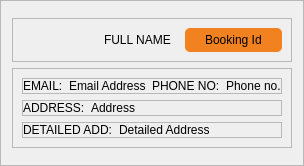
                  <widget class="QFrame" name="reviewClient">
                   <property name="sizePolicy">
                    <sizepolicy hsizetype="Expanding" vsizetype="Preferred">
                     <horstretch>0</horstretch>
                     <verstretch>0</verstretch>
                    </sizepolicy>
                   </property>
                   <property name="styleSheet">
                    <string notr="true">#reviewClient{
	border-radius:10px;
	background-color:rgb(244, 244, 244);
}</string>
                   </property>
                   <property name="frameShape">
                    <enum>QFrame::StyledPanel</enum>
                   </property>
                   <property name="frameShadow">
                    <enum>QFrame::Raised</enum>
                   </property>
                   <layout class="QVBoxLayout" name="verticalLayout_46">
                    <property name="topMargin">
                     <number>17</number>
                    </property>
                    <property name="bottomMargin">
                     <number>17</number>
                    </property>
                    <item>
                     <widget class="QFrame" name="frame_3">
                      <property name="frameShape">
                       <enum>QFrame::StyledPanel</enum>
                      </property>
                      <property name="frameShadow">
                       <enum>QFrame::Raised</enum>
                      </property>
                      <layout class="QHBoxLayout" name="horizontalLayout_53">
                       <item>
                        <widget class="QLabel" name="label_13">
                         <property name="maximumSize">
                          <size>
                           <width>80</width>
                           <height>80</height>
                          </size>
                         </property>
                         <property name="text">
                          <string/>
                         </property>
                         <property name="pixmap">
                          <pixmap resource="resource.qrc">:/Icons/Icons/UserIcon.png</pixmap>
                         </property>
                         <property name="scaledContents">
                          <bool>true</bool>
                         </property>
                        </widget>
                       </item>
                       <item>
                        <widget class="QLabel" name="reviewFullname">
                         <property name="styleSheet">
                          <string notr="true">font: 87 14pt &quot;Montserrat Black&quot;;
color:rgb(0, 0, 0);</string>
                         </property>
                         <property name="text">
                          <string>FULL NAME</string>
                         </property>
                        </widget>
                       </item>
                       <item alignment="Qt::AlignRight|Qt::AlignTop">
                        <widget class="QFrame" name="frame_41">
                         <property name="styleSheet">
                          <string notr="true">background-color:rgb(242, 129, 32);
border-radius:5px;</string>
                         </property>
                         <property name="frameShape">
                          <enum>QFrame::StyledPanel</enum>
                         </property>
                         <property name="frameShadow">
                          <enum>QFrame::Raised</enum>
                         </property>
                         <layout class="QHBoxLayout" name="horizontalLayout_66">
                          <property name="spacing">
                           <number>0</number>
                          </property>
                          <property name="leftMargin">
                           <number>20</number>
                          </property>
                          <property name="topMargin">
                           <number>5</number>
                          </property>
                          <property name="rightMargin">
                           <number>20</number>
                          </property>
                          <property name="bottomMargin">
                           <number>5</number>
                          </property>
                          <item alignment="Qt::AlignTop">
                           <widget class="QLabel" name="BookingId">
                            <property name="styleSheet">
                             <string notr="true">font: 87 13pt &quot;Montserrat Black&quot;;
color:rgb(0, 0, 0);</string>
                            </property>
                            <property name="text">
                             <string>Booking Id</string>
                            </property>
                           </widget>
                          </item>
                         </layout>
                        </widget>
                       </item>
                      </layout>
                     </widget>
                    </item>
                    <item>
                     <widget class="QFrame" name="frame_23">
                      <property name="sizePolicy">
                       <sizepolicy hsizetype="Preferred" vsizetype="Expanding">
                        <horstretch>0</horstretch>
                        <verstretch>0</verstretch>
                       </sizepolicy>
                      </property>
                      <property name="styleSheet">
                       <string notr="true">font: 57 13pt &quot;Montserrat Medium&quot;;
color:rgb(0, 0, 0);</string>
                      </property>
                      <property name="frameShape">
                       <enum>QFrame::StyledPanel</enum>
                      </property>
                      <property name="frameShadow">
                       <enum>QFrame::Raised</enum>
                      </property>
                      <layout class="QVBoxLayout" name="verticalLayout_63">
                       <item>
                        <widget class="QFrame" name="frame_38">
                         <property name="sizePolicy">
                          <sizepolicy hsizetype="Preferred" vsizetype="Expanding">
                           <horstretch>0</horstretch>
                           <verstretch>0</verstretch>
                          </sizepolicy>
                         </property>
                         <property name="frameShape">
                          <enum>QFrame::StyledPanel</enum>
                         </property>
                         <property name="frameShadow">
                          <enum>QFrame::Raised</enum>
                         </property>
                         <layout class="QHBoxLayout" name="horizontalLayout_55">
                          <property name="spacing">
                           <number>6</number>
                          </property>
                          <property name="leftMargin">
                           <number>0</number>
                          </property>
                          <property name="topMargin">
                           <number>0</number>
                          </property>
                          <property name="rightMargin">
                           <number>0</number>
                          </property>
                          <property name="bottomMargin">
                           <number>0</number>
                          </property>
                          <item>
                           <widget class="QLabel" name="label_2">
                            <property name="sizePolicy">
                             <sizepolicy hsizetype="Fixed" vsizetype="Preferred">
                              <horstretch>0</horstretch>
                              <verstretch>0</verstretch>
                             </sizepolicy>
                            </property>
                            <property name="styleSheet">
                             <string notr="true">font: 87 13pt &quot;Montserrat Black&quot;;
color:rgb(0, 0, 0);</string>
                            </property>
                            <property name="text">
                             <string>EMAIL:</string>
                            </property>
                           </widget>
                          </item>
                          <item>
                           <widget class="QLabel" name="reviewEmail">
                            <property name="styleSheet">
                             <string notr="true"/>
                            </property>
                            <property name="text">
                             <string>Email Address</string>
                            </property>
                           </widget>
                          </item>
                          <item>
                           <widget class="QLabel" name="label_3">
                            <property name="sizePolicy">
                             <sizepolicy hsizetype="Fixed" vsizetype="Preferred">
                              <horstretch>0</horstretch>
                              <verstretch>0</verstretch>
                             </sizepolicy>
                            </property>
                            <property name="styleSheet">
                             <string notr="true">font: 87 13pt &quot;Montserrat Black&quot;;
color:rgb(0, 0, 0);</string>
                            </property>
                            <property name="text">
                             <string>PHONE NO:</string>
                            </property>
                           </widget>
                          </item>
                          <item>
                           <widget class="QLabel" name="reviewPhoneNo">
                            <property name="styleSheet">
                             <string notr="true"/>
                            </property>
                            <property name="text">
                             <string>Phone no.</string>
                            </property>
                           </widget>
                          </item>
                         </layout>
                        </widget>
                       </item>
                       <item>
                        <widget class="QFrame" name="frame_39">
                         <property name="sizePolicy">
                          <sizepolicy hsizetype="Preferred" vsizetype="Expanding">
                           <horstretch>0</horstretch>
                           <verstretch>0</verstretch>
                          </sizepolicy>
                         </property>
                         <property name="frameShape">
                          <enum>QFrame::StyledPanel</enum>
                         </property>
                         <property name="frameShadow">
                          <enum>QFrame::Raised</enum>
                         </property>
                         <layout class="QHBoxLayout" name="horizontalLayout_56">
                          <property name="leftMargin">
                           <number>0</number>
                          </property>
                          <property name="topMargin">
                           <number>0</number>
                          </property>
                          <property name="rightMargin">
                           <number>0</number>
                          </property>
                          <property name="bottomMargin">
                           <number>0</number>
                          </property>
                          <item>
                           <widget class="QLabel" name="label_5">
                            <property name="sizePolicy">
                             <sizepolicy hsizetype="Fixed" vsizetype="Preferred">
                              <horstretch>0</horstretch>
                              <verstretch>0</verstretch>
                             </sizepolicy>
                            </property>
                            <property name="styleSheet">
                             <string notr="true">font: 87 13pt &quot;Montserrat Black&quot;;
color:rgb(0, 0, 0);</string>
                            </property>
                            <property name="text">
                             <string>ADDRESS:</string>
                            </property>
                           </widget>
                          </item>
                          <item>
                           <widget class="QLabel" name="reviewAddress">
                            <property name="styleSheet">
                             <string notr="true"/>
                            </property>
                            <property name="text">
                             <string>Address</string>
                            </property>
                           </widget>
                          </item>
                         </layout>
                        </widget>
                       </item>
                       <item>
                        <widget class="QFrame" name="frame_40">
                         <property name="frameShape">
                          <enum>QFrame::StyledPanel</enum>
                         </property>
                         <property name="frameShadow">
                          <enum>QFrame::Raised</enum>
                         </property>
                         <layout class="QHBoxLayout" name="horizontalLayout_36">
                          <property name="leftMargin">
                           <number>0</number>
                          </property>
                          <property name="topMargin">
                           <number>0</number>
                          </property>
                          <property name="rightMargin">
                           <number>0</number>
                          </property>
                          <property name="bottomMargin">
                           <number>0</number>
                          </property>
                          <item>
                           <widget class="QLabel" name="label_12">
                            <property name="sizePolicy">
                             <sizepolicy hsizetype="Fixed" vsizetype="Preferred">
                              <horstretch>0</horstretch>
                              <verstretch>0</verstretch>
                             </sizepolicy>
                            </property>
                            <property name="styleSheet">
                             <string notr="true">font: 87 13pt &quot;Montserrat Black&quot;;
color:rgb(0, 0, 0);</string>
                            </property>
                            <property name="text">
                             <string>DETAILED ADD:</string>
                            </property>
                           </widget>
                          </item>
                          <item>
                           <widget class="QLabel" name="reviewDetailedAddress">
                            <property name="text">
                             <string>Detailed Address</string>
                            </property>
                           </widget>
                          </item>
                         </layout>
                        </widget>
                       </item>
                      </layout>
                     </widget>
                    </item>
                   </layout>
                  </widget>
